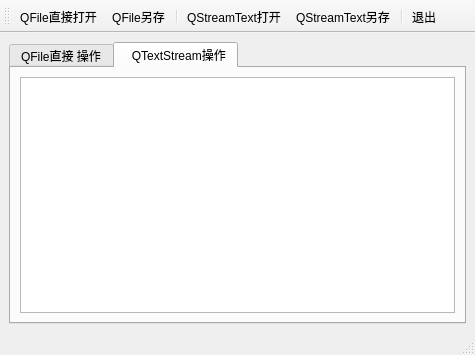
<?xml version="1.0" encoding="UTF-8"?>
<ui version="4.0">
 <class>myMainWindow</class>
 <widget class="QMainWindow" name="myMainWindow">
  <property name="geometry">
   <rect>
    <x>0</x>
    <y>0</y>
    <width>475</width>
    <height>355</height>
   </rect>
  </property>
  <property name="windowTitle">
   <string>myMainWindow</string>
  </property>
  <widget class="QWidget" name="centralwidget">
   <layout class="QGridLayout" name="gridLayout_3">
    <item row="0" column="0">
     <widget class="QTabWidget" name="tabWidget">
      <property name="currentIndex">
       <number>1</number>
      </property>
      <widget class="QWidget" name="tab">
       <attribute name="title">
        <string>QFile直接 操作</string>
       </attribute>
       <layout class="QGridLayout" name="gridLayout">
        <item row="0" column="0">
         <widget class="QPlainTextEdit" name="textEditDevice"/>
        </item>
       </layout>
      </widget>
      <widget class="QWidget" name="tab_2">
       <attribute name="title">
        <string>  QTextStream操作</string>
       </attribute>
       <layout class="QGridLayout" name="gridLayout_2">
        <item row="0" column="0">
         <widget class="QPlainTextEdit" name="textEditStream"/>
        </item>
       </layout>
      </widget>
     </widget>
    </item>
   </layout>
  </widget>
  <widget class="QStatusBar" name="statusbar"/>
  <widget class="QToolBar" name="toolBar">
   <property name="windowTitle">
    <string>toolBar</string>
   </property>
   <property name="toolButtonStyle">
    <enum>Qt::ToolButtonTextUnderIcon</enum>
   </property>
   <attribute name="toolBarArea">
    <enum>TopToolBarArea</enum>
   </attribute>
   <attribute name="toolBarBreak">
    <bool>false</bool>
   </attribute>
   <addaction name="actOpen_IODevice"/>
   <addaction name="actSave_IODevice"/>
   <addaction name="separator"/>
   <addaction name="actOpen_OnStream"/>
   <addaction name="actSave_OnStream"/>
   <addaction name="separator"/>
   <addaction name="actExit"/>
  </widget>
  <action name="actOpen_IODevice">
   <property name="icon">
    <iconset resource="image.qrc">
     <normaloff>:/img/image/boy.jfif</normaloff>:/img/image/boy.jfif</iconset>
   </property>
   <property name="text">
    <string>QFile直接打开</string>
   </property>
  </action>
  <action name="actSave_IODevice">
   <property name="icon">
    <iconset resource="image.qrc">
     <normaloff>:/img/image/boy.jfif</normaloff>:/img/image/boy.jfif</iconset>
   </property>
   <property name="text">
    <string>QFile另存</string>
   </property>
  </action>
  <action name="actOpen_OnStream">
   <property name="icon">
    <iconset resource="image.qrc">
     <normaloff>:/img/image/girl.jfif</normaloff>:/img/image/girl.jfif</iconset>
   </property>
   <property name="text">
    <string>QStreamText打开</string>
   </property>
  </action>
  <action name="actSave_OnStream">
   <property name="icon">
    <iconset resource="image.qrc">
     <normaloff>:/img/image/girl.jfif</normaloff>:/img/image/girl.jfif</iconset>
   </property>
   <property name="text">
    <string>QStreamText另存</string>
   </property>
  </action>
  <action name="actExit">
   <property name="icon">
    <iconset resource="image.qrc">
     <normaloff>:/img/image/redX.jpg</normaloff>:/img/image/redX.jpg</iconset>
   </property>
   <property name="text">
    <string>退出</string>
   </property>
  </action>
 </widget>
 <resources>
  <include location="image.qrc"/>
 </resources>
 <connections/>
</ui>
